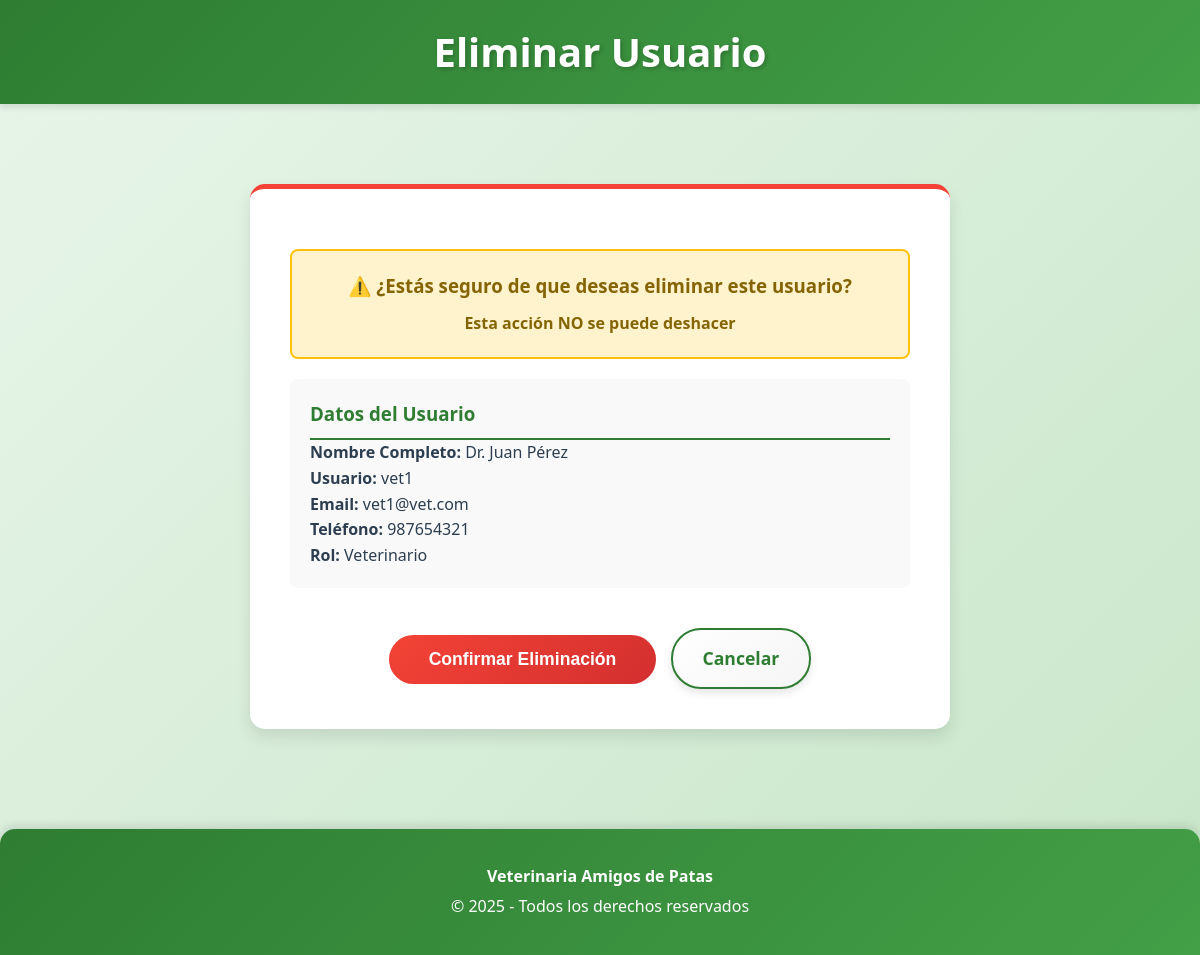
Page /usuarios/eliminar/2/ (signed in) on the committed database.
### appVeterinaria/models.py (models this page shows, shortened)
class Usuario(models.Model):
    ROLES_CHOICES = [
        ('Administrador', 'Administrador'),
        ('Veterinario', 'Veterinario'),
    ]
    username = models.CharField(max_length=45, unique=True)
    password = models.CharField(max_length=128)
    email = models.EmailField(max_length=100)
    telefono = models.CharField(max_length=15, blank=True)
    nombre_completo = models.CharField(max_length=100)
    rol = models.CharField(max_length=45, choices=ROLES_CHOICES)
    class Meta:
        ordering = ['username']
        verbose_name = "Usuario del Sistema"
        verbose_name_plural = "Usuarios del Sistema"

### appVeterinaria/views.py (the view)
# urls.py: path('usuarios/eliminar/<int:usuario_id>/', views.eliminar_usuario, name='eliminar_usuario'),
def eliminar_usuario(request, usuario_id):
    if not usuario_logueado(request):
        messages.error(request, 'Debes iniciar sesión para acceder a esta sección.')
        return redirect('inicio')
    if not tiene_permiso(request, 'usuarios'):
        messages.error(request, 'No tienes permisos para acceder a esta sección. Solo administradores.')
        return redirect('inicio')
    try:
        usuario = Usuario.objects.get(id=usuario_id)
    except Usuario.DoesNotExist:
        messages.error(request, 'El usuario no existe.')
        return redirect('lista_usuarios')
    if usuario.username == request.session.get('username'):
        messages.error(request, 'No puedes eliminar tu propio usuario.')
        return redirect('lista_usuarios')
    if request.method == 'POST':
        username = usuario.username
        usuario.delete()
        messages.success(request, f'Usuario "{username}" eliminado exitosamente.')
        return redirect('lista_usuarios')
    datos = {
        'username': request.session.get('username'),
        'nombre': request.session.get('nombre'),
        'rol': request.session.get('rol'),
        'usuario': usuario
    }
    return render(request, 'appVeterinaria/usuarios/eliminar_usuario.html', datos)

### appVeterinaria/views.py (called while the page is built)
def usuario_logueado(request):
    return request.session.get('user_logged', False)

def tiene_permiso(request, modulo):
    if not usuario_logueado(request):
        return False
    rol = request.session.get('rol', '')
    permisos = PERMISOS_ROL.get(rol, [])
    return modulo in permisos

### templates/appVeterinaria/usuarios/eliminar_usuario.html (shortened to what this page needs)
<!DOCTYPE html>
<html lang="es">
<head>
    {% load static %}
    <link rel="stylesheet" href="{% static 'css/styles.css' %}">
</head>
<body>
    <header class="main-header">
        <h1>Eliminar Usuario</h1>
    </header>
    <div class="content">
        <div class="confirmation-container">
            <div class="warning-box">
                <h3>⚠️ ¿Estás seguro de que deseas eliminar este usuario?</h3>
                <p style="color: #856404; font-weight: bold; margin: 0;">Esta acción NO se puede deshacer</p>
            </div>
            <div class="user-details">
                <h3 style="color: var(--primary-green); border-bottom: 2px solid var(--primary-green); padding-bottom: 10px;">Datos del Usuario</h3>
                <p><strong>Nombre Completo:</strong> {{ usuario.nombre_completo }}</p>
                <p><strong>Usuario:</strong> {{ usuario.username }}</p>
                <p><strong>Email:</strong> {{ usuario.email }}</p>
                <p><strong>Teléfono:</strong> {{ usuario.telefono|default:"No especificado" }}</p>
                <p><strong>Rol:</strong> {{ usuario.rol }}</p>
            </div>
            <form method="post" style="text-align: center;">
                <button type="submit" class="btn-danger" onclick="return confirm('⚠️ ÚLTIMA ADVERTENCIA: ¿Confirmas la eliminación? Esta acción es PERMANENTE.');">Confirmar Eliminación</button>
                <a href="{% url 'lista_usuarios' %}" class="btn-menu">Cancelar</a>
            </form>
        </div>
    </div>
    <div class="footer">
        <p><strong>Veterinaria Amigos de Patas</strong></p>
        <p>&copy; 2025 - Todos los derechos reservados</p>
    </div>
</body>
</html>

### static/css/styles.css (style rules this page uses)
:root { --primary-green: #2e7d32; --secondary-green: #43a047; --light-green: #66bb6a; --very-light-green: #c8e6c9; --background-green: #e8f5e9; --dark-green: #1b5e20; --accent-orange: #ff9800; --white: #ffffff; --text-dark: #2c3e50; --shadow: rgba(0, 0, 0, 0.1); --shadow-hover: rgba(0, 0, 0, 0.2); }
* { margin: 0; padding: 0; box-sizing: border-box; }
body { font-family: 'Segoe UI', Tahoma, Geneva, Verdana, sans-serif; background: linear-gradient(135deg, #e8f5e9 0%, #c8e6c9 100%); color: var(--text-dark); line-height: 1.6; min-height: 100vh; }
.main-header { background: linear-gradient(135deg, var(--primary-green) 0%, var(--secondary-green) 100%); padding: 20px; color: var(--white); box-shadow: 0 4px 6px var(--shadow); position: sticky; top: 0; z-index: 100; }
.main-header h1 { display: flex; align-items: center; justify-content: center; font-size: 2.5em; margin: 0; text-shadow: 2px 2px 4px rgba(0, 0, 0, 0.2); animation: slideDown 0.5s ease-out; }
.content { max-width: 1200px; margin: 30px auto; padding: 20px; animation: fadeIn 0.6s ease-out; }
.btn-menu { display: inline-block; padding: 14px 30px; background: linear-gradient(135deg, var(--white) 0%, #f5f5f5 100%); color: var(--primary-green); text-align: center; text-decoration: none; border: 2px solid var(--primary-green); border-radius: 30px; font-size: 1.1em; font-weight: bold; transition: all 0.3s ease; margin-top: 20px; box-shadow: 0 4px 8px var(--shadow); }
.footer { text-align: center; margin-top: 50px; padding: 30px 20px; background: linear-gradient(135deg, var(--primary-green) 0%, var(--secondary-green) 100%); color: var(--white); border-radius: 15px 15px 0 0; box-shadow: 0 -4px 8px var(--shadow); }
.footer p { margin: 5px 0; font-size: 1em; }

### templates/appVeterinaria/usuarios/eliminar_usuario.html (style rules this page uses)
.confirmation-container { max-width: 700px; margin: 30px auto; background: var(--white); padding: 40px; border-radius: 15px; box-shadow: 0 8px 16px var(--shadow); border-top: 5px solid #f44336; }
.warning-box { background-color: #fff3cd; border: 2px solid #ffc107; border-radius: 8px; padding: 20px; margin: 20px 0; text-align: center; }
.warning-box h3 { color: #856404; margin: 0 0 10px 0; }
.user-details { background-color: #f9f9f9; padding: 20px; border-radius: 8px; margin: 20px 0; }
.btn-danger { display: inline-block; padding: 14px 40px; background: linear-gradient(135deg, #f44336 0%, #d32f2f 100%); color: var(--white); border: none; border-radius: 30px; font-size: 1.1em; font-weight: bold; cursor: pointer; transition: all 0.3s ease; margin-right: 10px; }

### rows in the picture
Usuario: nombre_completo "Dr. Juan Pérez", username "vet1", email "vet1@vet.com", telefono "987654321", rol "Veterinario"
